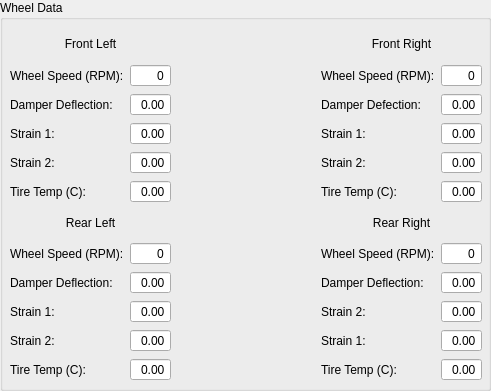
    <widget class="QGroupBox" name="groupBox">
     <property name="geometry">
      <rect>
       <x>10</x>
       <y>30</y>
       <width>491</width>
       <height>391</height>
      </rect>
     </property>
     <property name="title">
      <string>Wheel Data</string>
     </property>
     <widget class="QWidget" name="layoutWidget">
      <property name="geometry">
       <rect>
        <x>10</x>
        <y>30</y>
        <width>472</width>
        <height>351</height>
       </rect>
      </property>
      <layout class="QGridLayout" name="gridLayout_7">
       <item row="1" column="2">
        <layout class="QGridLayout" name="gridLayout_6">
         <item row="0" column="0">
          <widget class="QLabel" name="label_4">
           <property name="sizePolicy">
            <sizepolicy hsizetype="Preferred" vsizetype="Minimum">
             <horstretch>0</horstretch>
             <verstretch>0</verstretch>
            </sizepolicy>
           </property>
           <property name="text">
            <string>Rear Right</string>
           </property>
           <property name="alignment">
            <set>Qt::AlignmentFlag::AlignCenter</set>
           </property>
          </widget>
         </item>
         <item row="1" column="0">
          <layout class="QGridLayout" name="BRWheelGridLayout">
           <item row="2" column="0">
            <widget class="QLabel" name="label_12">
             <property name="text">
              <string>Strain 2:</string>
             </property>
            </widget>
           </item>
           <item row="1" column="1">
            <widget class="QDoubleSpinBox" name="BRWheelHeightSbx">
             <property name="sizePolicy">
              <sizepolicy hsizetype="Expanding" vsizetype="Fixed">
               <horstretch>0</horstretch>
               <verstretch>0</verstretch>
              </sizepolicy>
             </property>
             <property name="alignment">
              <set>Qt::AlignmentFlag::AlignRight|Qt::AlignmentFlag::AlignTrailing|Qt::AlignmentFlag::AlignVCenter</set>
             </property>
             <property name="readOnly">
              <bool>true</bool>
             </property>
             <property name="buttonSymbols">
              <enum>QAbstractSpinBox::ButtonSymbols::NoButtons</enum>
             </property>
             <property name="maximum">
              <double>99.000000000000000</double>
             </property>
            </widget>
           </item>
           <item row="2" column="1">
            <widget class="QDoubleSpinBox" name="FLWheelHeightSbx_8">
             <property name="alignment">
              <set>Qt::AlignmentFlag::AlignRight|Qt::AlignmentFlag::AlignTrailing|Qt::AlignmentFlag::AlignVCenter</set>
             </property>
             <property name="readOnly">
              <bool>true</bool>
             </property>
             <property name="buttonSymbols">
              <enum>QAbstractSpinBox::ButtonSymbols::NoButtons</enum>
             </property>
            </widget>
           </item>
           <item row="0" column="1">
            <widget class="QSpinBox" name="BRWheelSpeedSbx">
             <property name="sizePolicy">
              <sizepolicy hsizetype="Expanding" vsizetype="Fixed">
               <horstretch>0</horstretch>
               <verstretch>0</verstretch>
              </sizepolicy>
             </property>
             <property name="alignment">
              <set>Qt::AlignmentFlag::AlignRight|Qt::AlignmentFlag::AlignTrailing|Qt::AlignmentFlag::AlignVCenter</set>
             </property>
             <property name="readOnly">
              <bool>true</bool>
             </property>
             <property name="buttonSymbols">
              <enum>QAbstractSpinBox::ButtonSymbols::NoButtons</enum>
             </property>
             <property name="maximum">
              <number>9999</number>
             </property>
            </widget>
           </item>
           <item row="0" column="0">
            <widget class="QLabel" name="BRWheelSpeedLbl">
             <property name="text">
              <string>Wheel Speed (RPM):</string>
             </property>
            </widget>
           </item>
           <item row="1" column="0">
            <widget class="QLabel" name="BRWheelHeightLbl">
             <property name="text">
              <string>Damper Deflection:</string>
             </property>
            </widget>
           </item>
           <item row="4" column="0">
            <widget class="QLabel" name="label_11">
             <property name="text">
              <string>Strain 1:</string>
             </property>
            </widget>
           </item>
           <item row="4" column="1">
            <widget class="QDoubleSpinBox" name="FLWheelHeightSbx_9">
             <property name="alignment">
              <set>Qt::AlignmentFlag::AlignRight|Qt::AlignmentFlag::AlignTrailing|Qt::AlignmentFlag::AlignVCenter</set>
             </property>
             <property name="readOnly">
              <bool>true</bool>
             </property>
             <property name="buttonSymbols">
              <enum>QAbstractSpinBox::ButtonSymbols::NoButtons</enum>
             </property>
            </widget>
           </item>
           <item row="5" column="0">
            <widget class="QLabel" name="label_13">
             <property name="text">
              <string>Tire Temp (C): </string>
             </property>
            </widget>
           </item>
           <item row="5" column="1">
            <widget class="QDoubleSpinBox" name="BLWheelHeightSbx_2">
             <property name="sizePolicy">
              <sizepolicy hsizetype="Expanding" vsizetype="Fixed">
               <horstretch>0</horstretch>
               <verstretch>0</verstretch>
              </sizepolicy>
             </property>
             <property name="alignment">
              <set>Qt::AlignmentFlag::AlignRight|Qt::AlignmentFlag::AlignTrailing|Qt::AlignmentFlag::AlignVCenter</set>
             </property>
             <property name="readOnly">
              <bool>true</bool>
             </property>
             <property name="buttonSymbols">
              <enum>QAbstractSpinBox::ButtonSymbols::NoButtons</enum>
             </property>
             <property name="maximum">
              <double>99.000000000000000</double>
             </property>
            </widget>
           </item>
          </layout>
         </item>
        </layout>
       </item>
       <item row="0" column="0">
        <layout class="QGridLayout" name="gridLayout_3">
         <item row="0" column="0">
          <widget class="QLabel" name="label">
           <property name="sizePolicy">
            <sizepolicy hsizetype="Preferred" vsizetype="Minimum">
             <horstretch>0</horstretch>
             <verstretch>0</verstretch>
            </sizepolicy>
           </property>
           <property name="text">
            <string>Front Left</string>
           </property>
           <property name="alignment">
            <set>Qt::AlignmentFlag::AlignCenter</set>
           </property>
          </widget>
         </item>
         <item row="1" column="0">
          <layout class="QGridLayout" name="FLWheelGridLayout">
           <item row="0" column="0">
            <widget class="QLabel" name="FLWheelSpeedLbl">
             <property name="text">
              <string>Wheel Speed (RPM):</string>
             </property>
            </widget>
           </item>
           <item row="2" column="0">
            <widget class="QLabel" name="label_6">
             <property name="text">
              <string>Strain 1:</string>
             </property>
            </widget>
           </item>
           <item row="0" column="1">
            <widget class="QSpinBox" name="FLWheelSpeedSbx">
             <property name="sizePolicy">
              <sizepolicy hsizetype="Expanding" vsizetype="Fixed">
               <horstretch>0</horstretch>
               <verstretch>0</verstretch>
              </sizepolicy>
             </property>
             <property name="alignment">
              <set>Qt::AlignmentFlag::AlignRight|Qt::AlignmentFlag::AlignTrailing|Qt::AlignmentFlag::AlignVCenter</set>
             </property>
             <property name="readOnly">
              <bool>true</bool>
             </property>
             <property name="buttonSymbols">
              <enum>QAbstractSpinBox::ButtonSymbols::NoButtons</enum>
             </property>
             <property name="maximum">
              <number>9999</number>
             </property>
            </widget>
           </item>
           <item row="1" column="1">
            <widget class="QDoubleSpinBox" name="FLWheelHeightSbx">
             <property name="sizePolicy">
              <sizepolicy hsizetype="Expanding" vsizetype="Fixed">
               <horstretch>0</horstretch>
               <verstretch>0</verstretch>
              </sizepolicy>
             </property>
             <property name="alignment">
              <set>Qt::AlignmentFlag::AlignRight|Qt::AlignmentFlag::AlignTrailing|Qt::AlignmentFlag::AlignVCenter</set>
             </property>
             <property name="readOnly">
              <bool>true</bool>
             </property>
             <property name="buttonSymbols">
              <enum>QAbstractSpinBox::ButtonSymbols::NoButtons</enum>
             </property>
             <property name="maximum">
              <double>99.000000000000000</double>
             </property>
            </widget>
           </item>
           <item row="2" column="1">
            <widget class="QDoubleSpinBox" name="FLWheelHeightSbx_2">
             <property name="alignment">
              <set>Qt::AlignmentFlag::AlignRight|Qt::AlignmentFlag::AlignTrailing|Qt::AlignmentFlag::AlignVCenter</set>
             </property>
             <property name="readOnly">
              <bool>true</bool>
             </property>
             <property name="buttonSymbols">
              <enum>QAbstractSpinBox::ButtonSymbols::NoButtons</enum>
             </property>
            </widget>
           </item>
           <item row="1" column="0">
            <widget class="QLabel" name="FLWheelHeightLbl">
             <property name="text">
              <string>Damper Deflection:</string>
             </property>
            </widget>
           </item>
           <item row="3" column="0">
            <widget class="QLabel" name="label_7">
             <property name="text">
              <string>Strain 2:</string>
             </property>
            </widget>
           </item>
           <item row="3" column="1">
            <widget class="QDoubleSpinBox" name="FLWheelHeightSbx_4">
             <property name="alignment">
              <set>Qt::AlignmentFlag::AlignRight|Qt::AlignmentFlag::AlignTrailing|Qt::AlignmentFlag::AlignVCenter</set>
             </property>
             <property name="readOnly">
              <bool>true</bool>
             </property>
             <property name="buttonSymbols">
              <enum>QAbstractSpinBox::ButtonSymbols::NoButtons</enum>
             </property>
            </widget>
           </item>
           <item row="5" column="0">
            <widget class="QLabel" name="label_14">
             <property name="text">
              <string>Tire Temp (C): </string>
             </property>
            </widget>
           </item>
           <item row="5" column="1">
            <widget class="QDoubleSpinBox" name="BLWheelHeightSbx_3">
             <property name="sizePolicy">
              <sizepolicy hsizetype="Expanding" vsizetype="Fixed">
               <horstretch>0</horstretch>
               <verstretch>0</verstretch>
              </sizepolicy>
             </property>
             <property name="alignment">
              <set>Qt::AlignmentFlag::AlignRight|Qt::AlignmentFlag::AlignTrailing|Qt::AlignmentFlag::AlignVCenter</set>
             </property>
             <property name="readOnly">
              <bool>true</bool>
             </property>
             <property name="buttonSymbols">
              <enum>QAbstractSpinBox::ButtonSymbols::NoButtons</enum>
             </property>
             <property name="maximum">
              <double>99.000000000000000</double>
             </property>
            </widget>
           </item>
          </layout>
         </item>
        </layout>
       </item>
       <item row="0" column="1">
        <spacer name="horizontalSpacer_6">
         <property name="orientation">
          <enum>Qt::Orientation::Horizontal</enum>
         </property>
         <property name="sizeHint" stdset="0">
          <size>
           <width>40</width>
           <height>20</height>
          </size>
         </property>
        </spacer>
       </item>
       <item row="1" column="0">
        <layout class="QGridLayout" name="gridLayout_5">
         <item row="0" column="0">
          <widget class="QLabel" name="label_3">
           <property name="sizePolicy">
            <sizepolicy hsizetype="Preferred" vsizetype="Minimum">
             <horstretch>0</horstretch>
             <verstretch>0</verstretch>
            </sizepolicy>
           </property>
           <property name="text">
            <string>Rear Left</string>
           </property>
           <property name="alignment">
            <set>Qt::AlignmentFlag::AlignCenter</set>
           </property>
          </widget>
         </item>
         <item row="1" column="0">
          <layout class="QGridLayout" name="BLWheelGridLayout">
           <item row="0" column="0">
            <widget class="QLabel" name="BLWheelSpeedLbl">
             <property name="text">
              <string>Wheel Speed (RPM):</string>
             </property>
            </widget>
           </item>
           <item row="3" column="0">
            <widget class="QLabel" name="label_9">
             <property name="text">
              <string>Strain 1:</string>
             </property>
            </widget>
           </item>
           <item row="4" column="0">
            <widget class="QLabel" name="label_10">
             <property name="text">
              <string>Strain 2:</string>
             </property>
            </widget>
           </item>
           <item row="4" column="1">
            <widget class="QDoubleSpinBox" name="FLWheelHeightSbx_7">
             <property name="alignment">
              <set>Qt::AlignmentFlag::AlignRight|Qt::AlignmentFlag::AlignTrailing|Qt::AlignmentFlag::AlignVCenter</set>
             </property>
             <property name="readOnly">
              <bool>true</bool>
             </property>
             <property name="buttonSymbols">
              <enum>QAbstractSpinBox::ButtonSymbols::NoButtons</enum>
             </property>
            </widget>
           </item>
           <item row="0" column="1">
            <widget class="QSpinBox" name="BLWheelSpeedSbx">
             <property name="sizePolicy">
              <sizepolicy hsizetype="Expanding" vsizetype="Fixed">
               <horstretch>0</horstretch>
               <verstretch>0</verstretch>
              </sizepolicy>
             </property>
             <property name="alignment">
              <set>Qt::AlignmentFlag::AlignRight|Qt::AlignmentFlag::AlignTrailing|Qt::AlignmentFlag::AlignVCenter</set>
             </property>
             <property name="readOnly">
              <bool>true</bool>
             </property>
             <property name="buttonSymbols">
              <enum>QAbstractSpinBox::ButtonSymbols::NoButtons</enum>
             </property>
             <property name="maximum">
              <number>9999</number>
             </property>
            </widget>
           </item>
           <item row="1" column="1">
            <widget class="QDoubleSpinBox" name="BLWheelHeightSbx">
             <property name="sizePolicy">
              <sizepolicy hsizetype="Expanding" vsizetype="Fixed">
               <horstretch>0</horstretch>
               <verstretch>0</verstretch>
              </sizepolicy>
             </property>
             <property name="alignment">
              <set>Qt::AlignmentFlag::AlignRight|Qt::AlignmentFlag::AlignTrailing|Qt::AlignmentFlag::AlignVCenter</set>
             </property>
             <property name="readOnly">
              <bool>true</bool>
             </property>
             <property name="buttonSymbols">
              <enum>QAbstractSpinBox::ButtonSymbols::NoButtons</enum>
             </property>
             <property name="maximum">
              <double>99.000000000000000</double>
             </property>
            </widget>
           </item>
           <item row="1" column="0">
            <widget class="QLabel" name="BLWheelHeightLbl">
             <property name="text">
              <string>Damper Deflection:</string>
             </property>
            </widget>
           </item>
           <item row="3" column="1">
            <widget class="QDoubleSpinBox" name="FLWheelHeightSbx_6">
             <property name="alignment">
              <set>Qt::AlignmentFlag::AlignRight|Qt::AlignmentFlag::AlignTrailing|Qt::AlignmentFlag::AlignVCenter</set>
             </property>
             <property name="readOnly">
              <bool>true</bool>
             </property>
             <property name="buttonSymbols">
              <enum>QAbstractSpinBox::ButtonSymbols::NoButtons</enum>
             </property>
            </widget>
           </item>
           <item row="5" column="1">
            <widget class="QDoubleSpinBox" name="BLWheelHeightSbx_5">
             <property name="sizePolicy">
              <sizepolicy hsizetype="Expanding" vsizetype="Fixed">
               <horstretch>0</horstretch>
               <verstretch>0</verstretch>
              </sizepolicy>
             </property>
             <property name="alignment">
              <set>Qt::AlignmentFlag::AlignRight|Qt::AlignmentFlag::AlignTrailing|Qt::AlignmentFlag::AlignVCenter</set>
             </property>
             <property name="readOnly">
              <bool>true</bool>
             </property>
             <property name="buttonSymbols">
              <enum>QAbstractSpinBox::ButtonSymbols::NoButtons</enum>
             </property>
             <property name="maximum">
              <double>99.000000000000000</double>
             </property>
            </widget>
           </item>
           <item row="5" column="0">
            <widget class="QLabel" name="label_16">
             <property name="text">
              <string>Tire Temp (C): </string>
             </property>
            </widget>
           </item>
          </layout>
         </item>
        </layout>
       </item>
       <item row="1" column="1">
        <spacer name="horizontalSpacer_7">
         <property name="orientation">
          <enum>Qt::Orientation::Horizontal</enum>
         </property>
         <property name="sizeHint" stdset="0">
          <size>
           <width>40</width>
           <height>20</height>
          </size>
         </property>
        </spacer>
       </item>
       <item row="0" column="2">
        <layout class="QGridLayout" name="gridLayout_4">
         <item row="0" column="0">
          <widget class="QLabel" name="label_2">
           <property name="sizePolicy">
            <sizepolicy hsizetype="Preferred" vsizetype="Minimum">
             <horstretch>0</horstretch>
             <verstretch>0</verstretch>
            </sizepolicy>
           </property>
           <property name="text">
            <string>Front Right</string>
           </property>
           <property name="alignment">
            <set>Qt::AlignmentFlag::AlignCenter</set>
           </property>
          </widget>
         </item>
         <item row="1" column="0">
          <layout class="QGridLayout" name="FRWheelGridLayout">
           <item row="2" column="0">
            <widget class="QLabel" name="label_5">
             <property name="text">
              <string>Strain 1:</string>
             </property>
            </widget>
           </item>
           <item row="0" column="0">
            <widget class="QLabel" name="FRWheelSpeedLbl">
             <property name="text">
              <string>Wheel Speed (RPM):</string>
             </property>
            </widget>
           </item>
           <item row="5" column="0">
            <widget class="QLabel" name="label_15">
             <property name="text">
              <string>Tire Temp (C): </string>
             </property>
            </widget>
           </item>
           <item row="3" column="1">
            <widget class="QDoubleSpinBox" name="FLWheelHeightSbx_5">
             <property name="alignment">
              <set>Qt::AlignmentFlag::AlignRight|Qt::AlignmentFlag::AlignTrailing|Qt::AlignmentFlag::AlignVCenter</set>
             </property>
             <property name="readOnly">
              <bool>true</bool>
             </property>
             <property name="buttonSymbols">
              <enum>QAbstractSpinBox::ButtonSymbols::NoButtons</enum>
             </property>
            </widget>
           </item>
           <item row="0" column="1">
            <widget class="QSpinBox" name="FRWheelSpeedSbx">
             <property name="sizePolicy">
              <sizepolicy hsizetype="Expanding" vsizetype="Fixed">
               <horstretch>0</horstretch>
               <verstretch>0</verstretch>
              </sizepolicy>
             </property>
             <property name="alignment">
              <set>Qt::AlignmentFlag::AlignRight|Qt::AlignmentFlag::AlignTrailing|Qt::AlignmentFlag::AlignVCenter</set>
             </property>
             <property name="readOnly">
              <bool>true</bool>
             </property>
             <property name="buttonSymbols">
              <enum>QAbstractSpinBox::ButtonSymbols::NoButtons</enum>
             </property>
             <property name="maximum">
              <number>9999</number>
             </property>
            </widget>
           </item>
           <item row="1" column="1">
            <widget class="QDoubleSpinBox" name="FRWheelHeightSbx">
             <property name="sizePolicy">
              <sizepolicy hsizetype="Expanding" vsizetype="Fixed">
               <horstretch>0</horstretch>
               <verstretch>0</verstretch>
              </sizepolicy>
             </property>
             <property name="alignment">
              <set>Qt::AlignmentFlag::AlignRight|Qt::AlignmentFlag::AlignTrailing|Qt::AlignmentFlag::AlignVCenter</set>
             </property>
             <property name="readOnly">
              <bool>true</bool>
             </property>
             <property name="buttonSymbols">
              <enum>QAbstractSpinBox::ButtonSymbols::NoButtons</enum>
             </property>
             <property name="maximum">
              <double>99.000000000000000</double>
             </property>
            </widget>
           </item>
           <item row="3" column="0">
            <widget class="QLabel" name="label_8">
             <property name="text">
              <string>Strain 2:</string>
             </property>
            </widget>
           </item>
           <item row="2" column="1">
            <widget class="QDoubleSpinBox" name="FLWheelHeightSbx_3">
             <property name="alignment">
              <set>Qt::AlignmentFlag::AlignRight|Qt::AlignmentFlag::AlignTrailing|Qt::AlignmentFlag::AlignVCenter</set>
             </property>
             <property name="readOnly">
              <bool>true</bool>
             </property>
             <property name="buttonSymbols">
              <enum>QAbstractSpinBox::ButtonSymbols::NoButtons</enum>
             </property>
            </widget>
           </item>
           <item row="1" column="0">
            <widget class="QLabel" name="FRWheelHeightLbl">
             <property name="text">
              <string>Damper Defection:</string>
             </property>
            </widget>
           </item>
           <item row="5" column="1">
            <widget class="QDoubleSpinBox" name="BLWheelHeightSbx_4">
             <property name="sizePolicy">
              <sizepolicy hsizetype="Expanding" vsizetype="Fixed">
               <horstretch>0</horstretch>
               <verstretch>0</verstretch>
              </sizepolicy>
             </property>
             <property name="alignment">
              <set>Qt::AlignmentFlag::AlignRight|Qt::AlignmentFlag::AlignTrailing|Qt::AlignmentFlag::AlignVCenter</set>
             </property>
             <property name="readOnly">
              <bool>true</bool>
             </property>
             <property name="buttonSymbols">
              <enum>QAbstractSpinBox::ButtonSymbols::NoButtons</enum>
             </property>
             <property name="maximum">
              <double>99.000000000000000</double>
             </property>
            </widget>
           </item>
          </layout>
         </item>
        </layout>
       </item>
      </layout>
     </widget>
    </widget>
